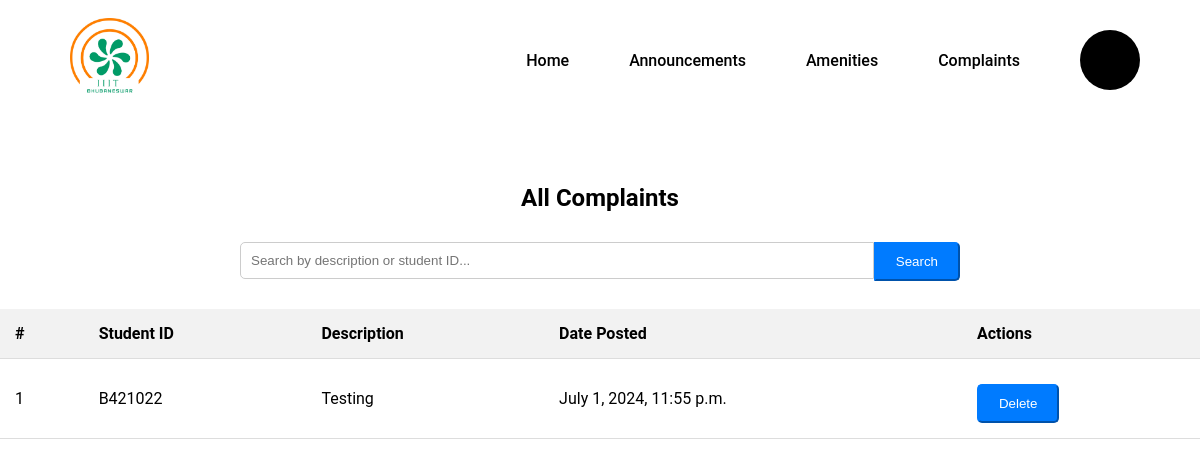
The page /faculty/complaints/ on the database as committed earlier.
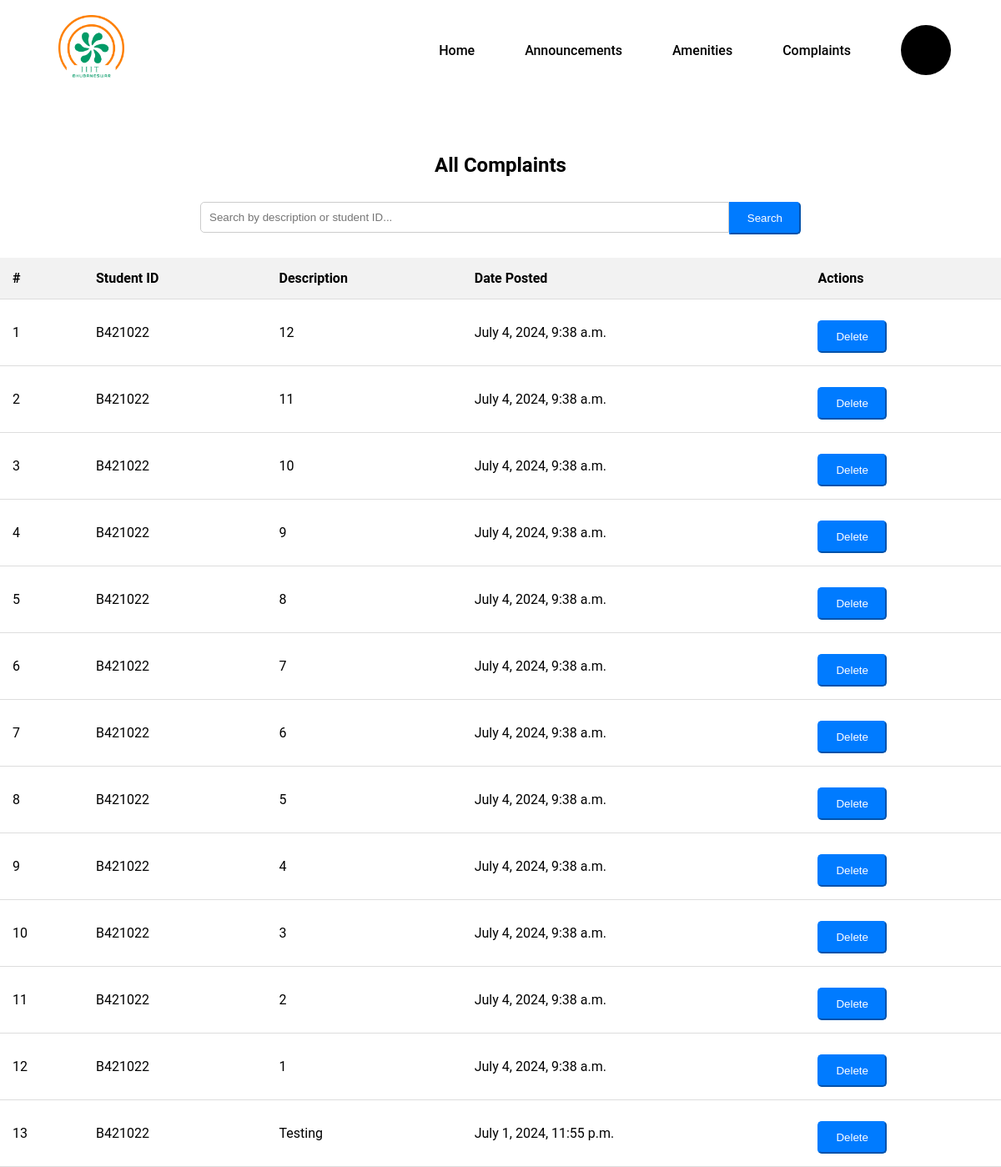
The same page on the database as committed later.
### users/models.py (models this page shows, shortened)
class Complaint(models.Model):
    student_id = models.CharField(max_length=20)
    description = models.TextField()
    date_created = models.DateTimeField(auto_now_add=True)

### users/views.py (the view)
# urls.py: path('faculty/complaints/', views.faculty_complaints_list, name='faculty_complaints_list'),
def faculty_complaints_list(request):
    query = request.GET.get('search_query')
    if query:
        complaints = Complaint.objects.filter(
            Q(student_id__icontains=query) |
            Q(description__icontains=query)
        )
    else:
        complaints = Complaint.objects.all().order_by('-date_created')  # Newest complaints first
    context = {
        'complaints': complaints,
    }
    return render(request, 'faculty_complaints_list.html', context)

### users/context_processors.py (called while the page is built)
def cloak_room_settings(request):
    settings = CloakRoomSettings.objects.first()
    return {
        'settings': settings
    }

### users/templates/faculty_complaints_list.html (shortened to what this page needs)
{% extends 'faculty_base.html' %}
{% block content %}
<div class="container mt-4">
    {% load static %}
    <link rel="stylesheet" href="{% static 'css/complaints.css' %}">
    <h2>All Complaints</h2>
    <div class="row mb-3 justify-content-center">
        <div class="col-md-12">
            <form method="GET" action="{% url 'faculty_complaints_list' %}" class="form-inline search-bar">
                <div class="input-group">
                    <input type="text" class="form-control form-control-lg" name="search_query" placeholder="Search by description or student ID..." value="{{ request.GET.search_query }}">
                    <div class="input-group-append">
                        <button type="submit" class="btn btn-primary btn-lg">Search</button>
                    </div>
                </div>
            </form>
        </div>
    </div>
    <table class="table table-striped mt-3">
        <thead>
            <tr>
                <th>#</th>
                <th>Student ID</th>
                <th>Description</th>
                <th>Date Posted</th>
                <th>Actions</th>
            </tr>
        </thead>
        <tbody>
            {% for complaint in complaints %}
            <tr>
                <td>{{ forloop.counter }}</td>
                <td>{{ complaint.student_id|capfirst }}</td>
                <td>{{ complaint.description|capfirst }}</td>
                <td>{{ complaint.date_created }}</td>
                <td>
                    <form action="{% url 'delete_complaint' complaint.id %}" method="post" style="display: inline;">
                        <button type="submit" class="btn btn-primary btn-lg">Delete</button>
                    </form>
                </td>
            </tr>
            {% endfor %}
        </tbody>
    </table>
</div>
{% endblock %}

### users/templates/faculty_base.html (shortened to what this page needs)
{% load static %}
<!DOCTYPE html>
<html lang="en">
<head>
    <link rel="stylesheet" href="{% static 'css/dashboard_styles.css' %}">
    <link rel="stylesheet" href="https://cdnjs.cloudflare.com/ajax/libs/font-awesome/6.0.0-beta3/css/all.min.css">
</head>
<body>
<nav>
    <div class="logo">
        <img src="{% static 'images/home_logo.png' %}" alt="Logo">
    </div>
    <div class="list-items">
        <ul class="nav-links">
            <li><a href="{% url 'faculty_dashboard' %}">Home</a></li>
            <li><a href="{% url 'notice_list' %}">Announcements</a></li>
            <li class="dropdown">
                <a href="#">Amenities</a>
            </li>
            <li><a href="{% url 'faculty_complaints_list' %}">Complaints</a></li>
            <li class="profile dropdown">
                <a href="#" id="profileDropdown" role="button">
                    <div class="profile-initial">{{ request.user.username|slice:":1"|capfirst }}</div>
                </a>
            </li>
        </ul>
    </div>
</nav>
<div class="container mt-4">
    {% block content %}
    {% endblock %}
</div>
</body>
</html>

### static/css/dashboard_styles.css (style rules this page uses)
* { margin: 0; padding: 0; box-sizing: border-box; }
body { font-family: 'Roboto', sans-serif; }
nav { display: flex; align-items: center; justify-content: space-between; background-color: white; padding: 0 20px; width: 100%; height: 120px; margin: 0; }
.logo img { height: 80px; margin-left: 50px; }
.nav-links { list-style: none; display: flex; flex: 1; justify-content: flex-end; align-items: center; }
.nav-links li { position: relative; margin-right: 20px; }
.nav-links a { font-size: 16px; font-weight: 550; color: black; text-decoration: none; padding: 15px 20px; display: block; }
.profile { display: flex; align-items: center; cursor: pointer; }
.profile-initial { width: 60px; height: 60px; background-color: black; color: white; display: flex; align-items: center; justify-content: center; border-radius: 50%; font-size: 24px; font-weight: bold; }

### static/css/complaints.css (style rules this page uses)
.container { margin-top: 4rem; }
h2 { text-align: center; margin-bottom: 20px; }
.search-bar .input-group { width: 60%; margin: 0 auto 20px; display: flex; }
.search-bar .form-control { flex: 1; padding: 10px; border-radius: 5px 0 0 5px; border: 1px solid #ccc; }
.search-bar .input-group-append .btn-primary { background-color: #007bff; border-color: #007bff; padding: 10px 20px; border-radius: 0 5px 5px 0; color: white; }
.table { width: 100%; border-collapse: collapse; }
.table th, .table td { padding: 15px; text-align: left; border-bottom: 1px solid #ddd; }
.table th { background-color: #f2f2f2; }
.mt-4 { margin-top: 4rem !important; }
form { margin-top: 20px; }
form .btn-primary { background-color: #007bff; border-color: #007bff; padding: 10px 20px; border-radius: 5px; color: white; margin-top: 10px; }
form input, form textarea, form select { width: 40%; padding: 10px; margin: 10px 0; border-radius: 5px; border: 1px solid #ccc; }
.justify-content-center { justify-content: center; }

Rows that differ between the two databases and show on the page:
added Complaint: student_id "B421022", description "12", date_created "July 4, 2024, 9:38 a.m."
added Complaint: student_id "B421022", description "11", date_created "July 4, 2024, 9:38 a.m."
added Complaint: student_id "B421022", description "10", date_created "July 4, 2024, 9:38 a.m."
added Complaint: student_id "B421022", description "9", date_created "July 4, 2024, 9:38 a.m."
added Complaint: student_id "B421022", description "8", date_created "July 4, 2024, 9:38 a.m."
added Complaint: student_id "B421022", description "7", date_created "July 4, 2024, 9:38 a.m."
added Complaint: student_id "B421022", description "6", date_created "July 4, 2024, 9:38 a.m."
added Complaint: student_id "B421022", description "5", date_created "July 4, 2024, 9:38 a.m."
added Complaint: student_id "B421022", description "4", date_created "July 4, 2024, 9:38 a.m."
added Complaint: student_id "B421022", description "3", date_created "July 4, 2024, 9:38 a.m."
added Complaint: student_id "B421022", description "2", date_created "July 4, 2024, 9:38 a.m."
added Complaint: student_id "B421022", description "1", date_created "July 4, 2024, 9:38 a.m."
